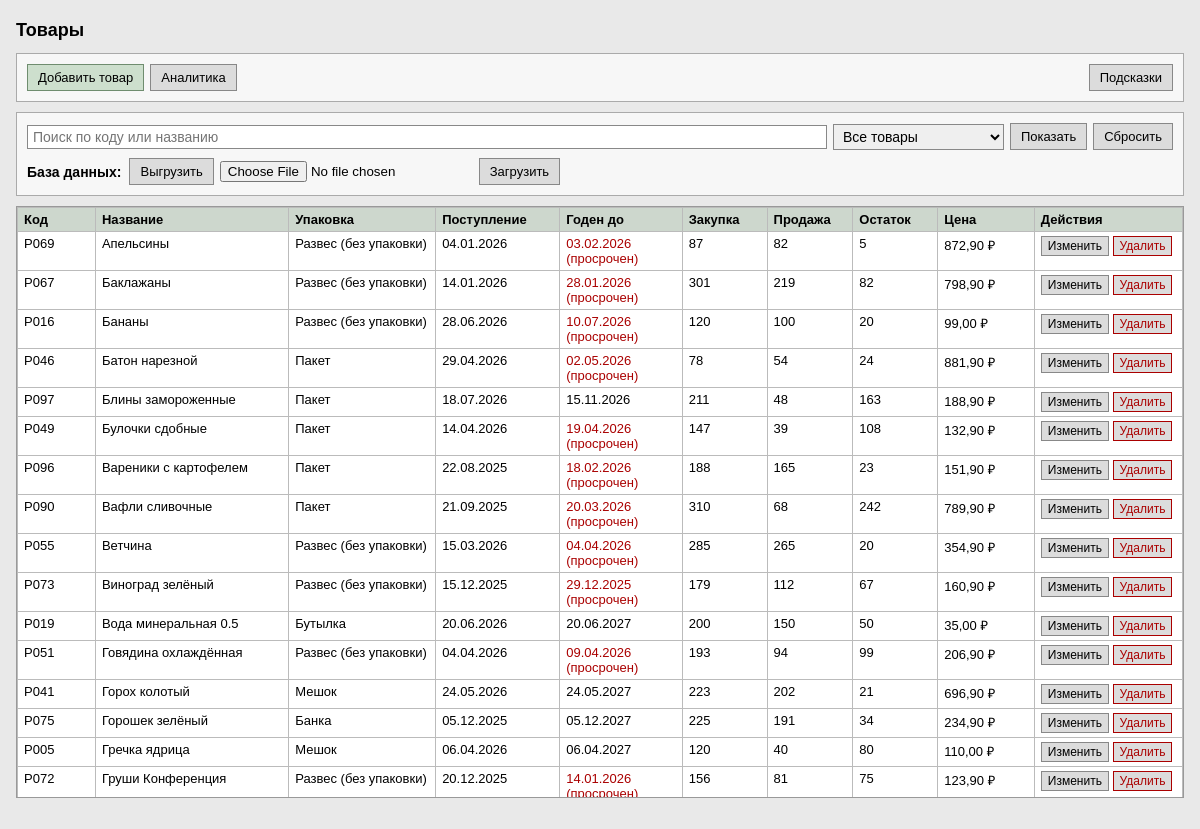
The page / on the database its author committed.
### store/models.py (models this page shows, shortened)
class Product(models.Model):
    PACKAGE_CHOICES = [
        ("bottle", "Бутылка"),
        ("pack", "Пакет"),
        ("box", "Коробка"),
        ("can", "Банка"),
        ("bag", "Мешок"),
        ("weight", "Развес (без упаковки)"),
    ]
    code = models.CharField("Код продукта", max_length=20, unique=True)
    name = models.CharField("Название", max_length=150)
    package = models.CharField("Вид упаковки", max_length=20, choices=PACKAGE_CHOICES, default="pack")
    arrival_date = models.DateField("Дата поступления", default=timezone.now)
    shelf_life_days = models.PositiveIntegerField("Срок хранения, дней", default=30)
    purchase_volume = models.PositiveIntegerField("Объём закупки", default=0)
    sale_volume = models.PositiveIntegerField("Объём продажи", default=0)
    price = models.DecimalField("Цена, руб.", max_digits=10, decimal_places=2, default=0)
    discounted = models.BooleanField("Уценён", default=False)
    class Meta:
        verbose_name = "Товар"
        verbose_name_plural = "Товары"
        ordering = ["name"]
    def expiry_date(self):
        return self.arrival_date + timedelta(days=self.shelf_life_days)
    def is_expired(self):
        return self.expiry_date() < timezone.now().date()
    def remainder(self):
        return self.purchase_volume - self.sale_volume

### store/views.py (the view)
# urls.py: path("", views.product_list, name="product_list"),
def product_list(request):
    query = request.GET.get("q", "").strip()
    current_filter = request.GET.get("filter", "all")
    if current_filter not in ALLOWED_FILTERS:
        messages.error(request, error_text("E301"))
        current_filter = "all"
    if len(query) > MAX_QUERY_LENGTH:
        messages.error(request, error_text("E302"))
        query = query[:MAX_QUERY_LENGTH]
    db_ok = True
    try:
        products = Product.objects.all()
        if query:
            products = products.filter(
                Q(code__icontains=query) | Q(name__icontains=query)
            )
        products = list(products)
    except (OperationalError, DatabaseError):
        products = []
        db_ok = False
    if current_filter == "expired":
        products = [p for p in products if p.is_expired()]
    elif current_filter == "discount":
        products = [p for p in products if p.needs_discount()]
    elif current_filter == "top":
        products = sorted(products, key=lambda p: p.sale_volume, reverse=True)[:10]
    return render(request, "store/product_list.html", {
        "products": products,
        "query": query,
        "db_ok": db_ok,
        "db_error": error_text("E304"),
        "current_filter": current_filter,
    })

### store/errors.py (called while the page is built)
def error_text(code):
    return f"[{code}] {ERRORS.get(code, 'неизвестная ошибка')}"

### store/templates/store/product_list.html (shortened to what this page needs)
{% extends "base.html" %}
{% block content %}
    <h2>Товары</h2>
    <div class="toolbar">
        <div class="toolbar-group">
            <a class="btn btn-primary" href="{% url 'product_create' %}">Добавить товар</a>
            <a class="btn" href="{% url 'analytics' %}">Аналитика</a>
        </div>
        <details class="help">
            <summary class="btn">Подсказки</summary>
        </details>
    </div>
    <div class="toolbar">
        <form method="get" class="toolbar-group filter-form">
            <input type="text" name="q" value="{{ query }}" class="field search-field"
                   placeholder="Поиск по коду или названию">
            <select name="filter" class="field" style="width:auto" aria-label="Фильтр товаров">
                <option value="all" {% if current_filter == "all" %}selected{% endif %}>Все товары</option>
            </select>
            <button class="btn" type="submit">Показать</button>
            <a class="btn" href="{% url 'product_list' %}">Сбросить</a>
        </form>
        <div class="toolbar-group">
            <span class="database-label">База данных:</span>
            <a class="btn" href="{% url 'database_export' %}">Выгрузить</a>
            <form method="post" action="{% url 'database_upload' %}"
                  enctype="multipart/form-data" class="toolbar-group database-form">
                <input type="file" name="dbfile" accept=".sqlite,.sqlite3,.db" required
                       aria-label="Файл базы данных SQLite">
                <button class="btn" type="submit">Загрузить</button>
            </form>
        </div>
    </div>
    <div class="table-box">
        <table class="product-table">
            <thead>
                <tr>
                    <th>Код</th>
                    <th>Название</th>
                    <th>Упаковка</th>
                    <th>Поступление</th>
                    <th>Годен до</th>
                    <th>Закупка</th>
                    <th>Продажа</th>
                    <th>Остаток</th>
                    <th>Цена</th>
                    <th>Действия</th>
                </tr>
            </thead>
            <tbody>
                {% for product in products %}
                    <tr>
                        <td>{{ product.code }}</td>
                        <td>{{ product.name }}</td>
                        <td>{{ product.get_package_display }}</td>
                        <td>{{ product.arrival_date|date:"d.m.Y" }}</td>
                        <td class="{% if product.is_expired %}expired{% endif %}">
                            {{ product.expiry_date|date:"d.m.Y" }}
                            {% if product.is_expired %}(просрочен){% endif %}
                        </td>
                        <td>{{ product.purchase_volume }}</td>
                        <td>{{ product.sale_volume }}</td>
                        <td>{{ product.remainder }}</td>
                        <td>{{ product.price }} ₽</td>
                        <td>
                            <a class="btn" href="{% url 'product_update' product.pk %}">Изменить</a>
                            <a class="btn btn-del" href="{% url 'product_delete' product.pk %}">Удалить</a>
                        </td>
                    </tr>
                {% empty %}
                    <tr>
                        <td colspan="10" class="empty">В базе пока нет ни одного товара.</td>
                    </tr>
                {% endfor %}
            </tbody>
        </table>
    </div>
{% endblock %}

### store/templates/base.html (shortened to what this page needs)
<!DOCTYPE html>
<html lang="ru">
<head>
</head>
<body>
    <div class="wrap">
        {% block content %}{% endblock %}
    </div>
</body>
</html>

### store/templates/base.html (style rules this page uses)
body { font-family: Tahoma, Verdana, sans-serif; font-size: 14px; background: #e9e9e9; color: #000; margin: 0; padding: 20px 0; }
.wrap { width: 1360px; max-width: calc(100% - 32px); margin: 0 auto; }
h2 { font-size: 18px; margin: 0 0 12px 0; }
.toolbar { display: flex; flex-wrap: wrap; align-items: center; justify-content: space-between; gap: 8px 16px; margin-bottom: 10px; padding: 10px; border: 1px solid #aaa; background: #f7f7f7; }
.toolbar-group { display: flex; flex-wrap: wrap; align-items: center; gap: 6px; }
.filter-form { flex: 1 1 650px; }
.filter-form .search-field { flex: 1 1 280px; width: auto; }
.database-form { margin: 0; }
.database-label { font-weight: bold; margin-right: 2px; }
.btn { font-family: Tahoma, Verdana, sans-serif; font-size: 13px; padding: 5px 10px; border: 1px solid #888; background: #dcdcdc; color: #000; cursor: pointer; text-decoration: none; display: inline-block; }
.btn-primary { background: #cddfcd; border-color: #6f8d6f; }
.btn-del { border-color: #a00; color: #a00; }
details.help { position: relative; }
details.help summary { list-style: none; }
.table-box { max-height: 590px; overflow: auto; border: 1px solid #999; background: #fff; }
.product-table { min-width: 1120px; table-layout: auto; }
.product-table th:nth-child(1) { width: 70px; }
.product-table th:nth-child(2) { width: 190px; }
.product-table th:nth-child(3) { width: 145px; }
.product-table th:nth-child(4), .product-table th:nth-child(5) { width: 115px; }
.product-table th:nth-child(6), .product-table th:nth-child(7), .product-table th:nth-child(8) { width: 75px; }
.product-table th:nth-child(9) { width: 90px; }
.product-table th:nth-child(10) { width: 145px; }
table { border-collapse: collapse; width: 100%; }
th, td { border: 1px solid #bbb; padding: 4px 6px; font-size: 13px; text-align: left; vertical-align: top; overflow-wrap: break-word; }
th { background: #cdd7cd; position: sticky; top: 0; }
td .btn { padding: 2px 6px; font-size: 12px; }
.expired { color: #a00; }
.field { font-family: Tahoma, Verdana, sans-serif; font-size: 14px; padding: 3px 5px; border: 1px solid #888; width: 240px; }

### rows shown on the page
Product: code "P069", name "Апельсины", package "Развес (без упаковки)", arrival_date "04.01.2026", expiry_date "03.02.2026", shows "(просрочен)", purchase_volume "87", sale_volume "82", remainder "5", price "872,90"
Product: code "P067", name "Баклажаны", package "Развес (без упаковки)", arrival_date "14.01.2026", expiry_date "28.01.2026", shows "(просрочен)", purchase_volume "301", sale_volume "219", remainder "82", price "798,90"
Product: code "P016", name "Бананы", package "Развес (без упаковки)", arrival_date "28.06.2026", expiry_date "10.07.2026", shows "(просрочен)", purchase_volume "120", sale_volume "100", remainder "20", price "99,00"
Product: code "P046", name "Батон нарезной", package "Пакет", arrival_date "29.04.2026", expiry_date "02.05.2026", shows "(просрочен)", purchase_volume "78", sale_volume "54", remainder "24", price "881,90"
Product: code "P097", name "Блины замороженные", package "Пакет", arrival_date "18.07.2026", expiry_date "15.11.2026", purchase_volume "211", sale_volume "48", remainder "163", price "188,90"
Product: code "P049", name "Булочки сдобные", package "Пакет", arrival_date "14.04.2026", expiry_date "19.04.2026", shows "(просрочен)", purchase_volume "147", sale_volume "39", remainder "108", price "132,90"
Product: code "P096", name "Вареники с картофелем", package "Пакет", arrival_date "22.08.2025", expiry_date "18.02.2026", shows "(просрочен)", purchase_volume "188", sale_volume "165", remainder "23", price "151,90"
Product: code "P090", name "Вафли сливочные", package "Пакет", arrival_date "21.09.2025", expiry_date "20.03.2026", shows "(просрочен)", purchase_volume "310", sale_volume "68", remainder "242", price "789,90"
Product: code "P055", name "Ветчина", package "Развес (без упаковки)", arrival_date "15.03.2026", expiry_date "04.04.2026", shows "(просрочен)", purchase_volume "285", sale_volume "265", remainder "20", price "354,90"
Product: code "P073", name "Виноград зелёный", package "Развес (без упаковки)", arrival_date "15.12.2025", expiry_date "29.12.2025", shows "(просрочен)", purchase_volume "179", sale_volume "112", remainder "67", price "160,90"
Product: code "P019", name "Вода минеральная 0.5", package "Бутылка", arrival_date "20.06.2026", expiry_date "20.06.2027", purchase_volume "200", sale_volume "150", remainder "50", price "35,00"
Product: code "P051", name "Говядина охлаждённая", package "Развес (без упаковки)", arrival_date "04.04.2026", expiry_date "09.04.2026", shows "(просрочен)", purchase_volume "193", sale_volume "94", remainder "99", price "206,90"
Product: code "P041", name "Горох колотый", package "Мешок", arrival_date "24.05.2026", expiry_date "24.05.2027", purchase_volume "223", sale_volume "202", remainder "21", price "696,90"
Product: code "P075", name "Горошек зелёный", package "Банка", arrival_date "05.12.2025", expiry_date "05.12.2027", purchase_volume "225", sale_volume "191", remainder "34", price "234,90"
Product: code "P005", name "Гречка ядрица", package "Мешок", arrival_date "06.04.2026", expiry_date "06.04.2027", purchase_volume "120", sale_volume "40", remainder "80", price "110,00"
Product: code "P072", name "Груши Конференция", package "Развес (без упаковки)", arrival_date "20.12.2025", expiry_date "14.01.2026", shows "(просрочен)", purchase_volume "156", sale_volume "81", remainder "75", price "123,90"
